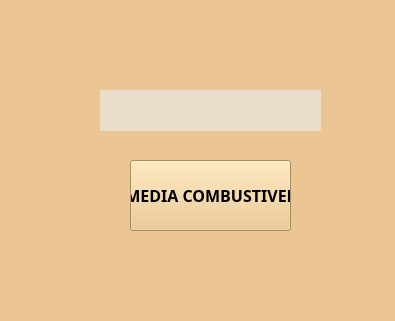
<?xml version="1.0" encoding="UTF-8"?>
<ui version="4.0">
 <class>MainWindow</class>
 <widget class="QMainWindow" name="MainWindow">
  <property name="geometry">
   <rect>
    <x>0</x>
    <y>0</y>
    <width>395</width>
    <height>321</height>
   </rect>
  </property>
  <property name="windowTitle">
   <string>AGEDEC</string>
  </property>
  <property name="windowIcon">
   <iconset>
    <normaloff>icon/tanque-de-oleo.png</normaloff>icon/tanque-de-oleo.png</iconset>
  </property>
  <property name="styleSheet">
   <string notr="true">background-color: rgb(235, 197, 147);</string>
  </property>
  <widget class="QWidget" name="centralwidget">
   <widget class="QPushButton" name="pushButton">
    <property name="geometry">
     <rect>
      <x>130</x>
      <y>160</y>
      <width>161</width>
      <height>71</height>
     </rect>
    </property>
    <property name="font">
     <font>
      <family>Agency FB</family>
      <pointsize>12</pointsize>
      <weight>75</weight>
      <bold>true</bold>
     </font>
    </property>
    <property name="styleSheet">
     <string notr="true">background-color: rgb(235, 197, 128);</string>
    </property>
    <property name="text">
     <string>MEDIA COMBUSTIVEL</string>
    </property>
   </widget>
   <widget class="QLabel" name="label">
    <property name="geometry">
     <rect>
      <x>160</x>
      <y>10</y>
      <width>101</width>
      <height>71</height>
     </rect>
    </property>
    <property name="styleSheet">
     <string notr="true"/>
    </property>
    <property name="text">
     <string/>
    </property>
    <property name="pixmap">
     <pixmap>icon/tanque-de-oleo.png</pixmap>
    </property>
    <property name="alignment">
     <set>Qt::AlignCenter</set>
    </property>
   </widget>
   <widget class="QLabel" name="label_2">
    <property name="geometry">
     <rect>
      <x>100</x>
      <y>90</y>
      <width>221</width>
      <height>41</height>
     </rect>
    </property>
    <property name="font">
     <font>
      <family>Agency FB</family>
      <pointsize>14</pointsize>
      <weight>75</weight>
      <bold>true</bold>
     </font>
    </property>
    <property name="styleSheet">
     <string notr="true">background-color: rgb(235, 221, 204);</string>
    </property>
    <property name="text">
     <string/>
    </property>
    <property name="alignment">
     <set>Qt::AlignCenter</set>
    </property>
   </widget>
  </widget>
  <widget class="QStatusBar" name="statusbar"/>
 </widget>
 <resources/>
 <connections/>
</ui>
